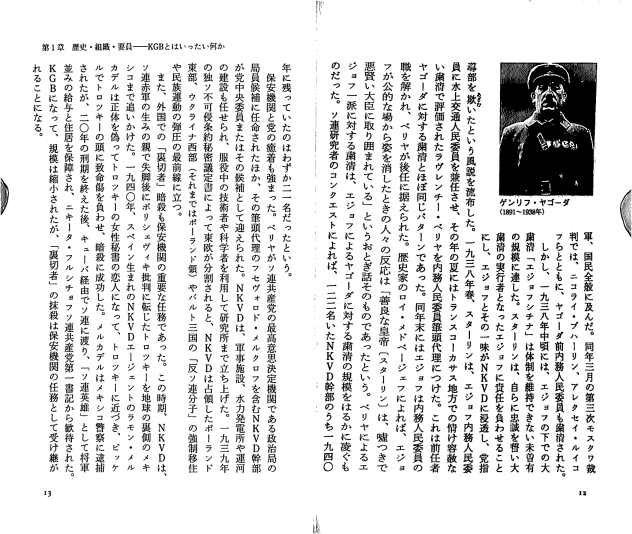
#> input picture data/test_p12.png, 1264 x 1068 px (shown at 1/2 size)
$ python -i column_recovery.py   (imports and definitions only)
#> lines starting #> are read from the running program, lines starting #| are printed output that depends on the picture; after the words box and inside, x2 and y2 are one past the last pixel; in counts of white or black regions, pixels touching at a corner belong together
#> further down, picture is the input picture: shape (1068, 1264, 3); min 0, max 255, mean 225.9
"""Locate short vertical prose columns that the page OCR detector omitted."""
from typing import Any, Dict, List, Tuple
import cv2
import numpy as np


def _estimate_vertical_lean(image):
    """Estimate column lean from neighboring ordinary-size glyph centers."""
    gray = cv2.cvtColor(image, cv2.COLOR_BGR2GRAY) if image.ndim == 3 else image
    binary = cv2.threshold(gray, 0, 255, cv2.THRESH_BINARY_INV + cv2.THRESH_OTSU)[1]
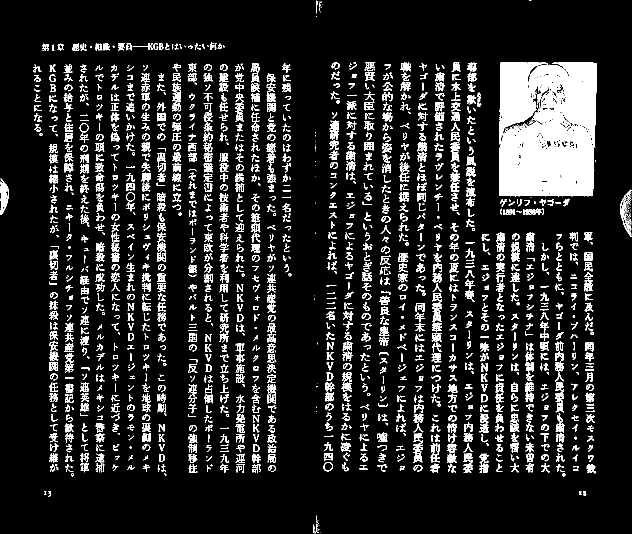
#> binary: shape (1068, 1264) (shown at 1/2 size); 12.2% white; 1960 white regions (550 under 20 px), largest, box (x1, y1, x2, y2) and area: (998, 125, 1194, 392) 46655, (1, 357, 18, 430) 624, (1240, 379, 1263, 474) 593
    _, _, stats, _ = cv2.connectedComponentsWithStats(binary, connectivity=8)
#> stats = 1961 rows, first 6: [0, 0, 1264, 1068, 1184756], [633, 1, 2, 26, 34], [1058, 1, 5, 1, 5], [639, 2, 2, 4, 4], [642, 3, 1, 3, 3], [638, 5, 1, 9, 9]
    glyphs = np.array([
        (x + w / 2, y + h / 2, w, h)
        for x, y, w, h, area in stats[1:]
        if area >= 12 and 8 <= w <= 48 and 8 <= h <= 48
    ], dtype=float)
#> glyphs = 1055 rows, first 6: [424.5, 92.5, 9, 15], [91.5, 94.5, 13, 15], [121.5, 93.5, 13, 13], [152, 94, 14, 14], [167.5, 94, 13, 14], [197, 94, 14, 14]
    if len(glyphs) < 30:
        return 0.0
    glyph_w, glyph_h = np.median(glyphs[:, 2:], axis=0)
#> glyph_w = 15; glyph_h = 16
    glyphs = glyphs[(glyphs[:, 2] >= glyph_w * 0.65) & (glyphs[:, 3] >= glyph_h * 0.75)]
#> glyphs = 839 rows, first 6: [91.5, 94.5, 13, 15], [121.5, 93.5, 13, 13], [152, 94, 14, 14], [167.5, 94, 13, 14], [197, 94, 14, 14], [212.5, 93.5, 15, 15]
    slopes = []
    for glyph in glyphs:
        dx = glyphs[:, 0] - glyph[0]
        dy = glyphs[:, 1] - glyph[1]
        possible = np.flatnonzero(
            (dy >= glyph_h * 0.7) & (dy <= glyph_h * 1.8) & (np.abs(dx) <= glyph_w * 0.6)
        )
        if len(possible):
            neighbor = possible[np.argmin(np.abs(dx[possible]))]
            slopes.append(dx[neighbor] / dy[neighbor])
#> this loop made 839 passes
#> (glyph, possible, neighbor) on passes 11, 12, 13, 15, 16, 17, 18, 20, 21, 22, 23, 24: ([671.5, 132, 17, 14], [29], 29), ([740, 133, 20, 18], [28], 28), ([811.5, 134, 21, 18], [30], 30), ([943.5, 134.5, 19, 19], [32], 32), ([353.5, 135, 17, 16], [35], 35), ([384.5, 135, 17, 18], [36], 36), ([510, 136, 18, 18], [40], 40), ([846.5, 134.5, 15, 15], [43], 43), ([74.5, 137, 17, 16], [48], 48), ([105.5, 136.5, 13, 15], [44], 44), ([136, 136.5, 18, 17], [45], 45), ([166.5, 137, 13, 16], [46], 46)
#> neighbor on passes 61, 63, 64, 66, 67, 68: 84, 72, 76, 86, 98, 89
#> after the loop, slopes = 601 values, max 0.268 at index 154, min -0.325 at index 188, mean -0.00328
    return float(np.clip(np.median(slopes), -0.12, 0.12)) if len(slopes) >= 20 else 0.0


# [231 lines left out: functions _same_vertical_column, find_missing_vertical_columns, recover_missing_vertical_columns, not called in this run]

>>> import cv2
>>> picture = cv2.imread('../../data/test_p12.png')
>>> result = _estimate_vertical_lean(picture)
#> result = 0

$ run again, on data/test_p15.png
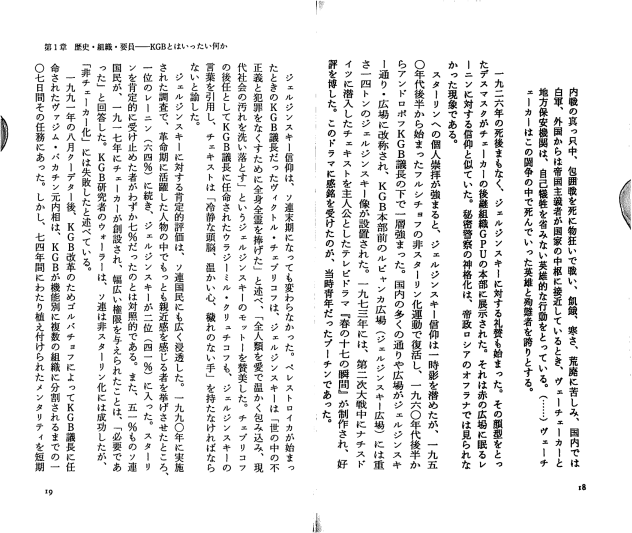
#> input picture data/test_p15.png, 1263 x 1066 px (shown at 1/2 size)
#> picture is the input picture: shape (1066, 1263, 3); min 0, max 255, mean 235
#> in _estimate_vertical_lean, `binary = cv2.threshold(gray, 0, 255, cv2.THRESH_BINARY_INV + cv2.THRES..`:
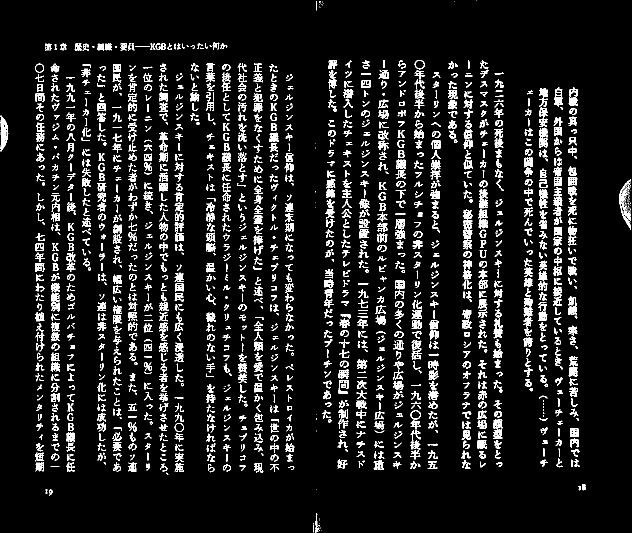
#> binary: shape (1066, 1263) (shown at 1/2 size); 8.9% white in thin lines or dots
#> stats = 1882 rows, first 6: [0, 0, 1263, 1066, 1227093], [953, 1, 1, 1, 1], [632, 2, 2, 19, 31], [638, 2, 4, 4, 7], [644, 3, 1, 1, 1], [909, 2, 1, 1, 1]
#> in _estimate_vertical_lean, `glyphs = np.array([ (x + w / 2, y + h / 2, w, h) for x, y, w, h, area ..`: glyphs = 1043 rows, first 6: [432, 92, 14, 14], [96.5, 94, 13, 14], [126.5, 94, 13, 14], [156.5, 94, 15, 14], [171.5, 94, 13, 14], [202, 94, 14, 14]
#> glyph_w = 15; glyph_h = 16
#> in _estimate_vertical_lean, `glyphs = glyphs[(glyphs[:, 2] >= glyph_w * 0.65) & (glyphs[:, 3] >= gl..`: glyphs = 790 rows, first 6: [432, 92, 14, 14], [96.5, 94, 13, 14], [126.5, 94, 13, 14], [156.5, 94, 15, 14], [171.5, 94, 13, 14], [202, 94, 14, 14]
#> the loop in _estimate_vertical_lean, `for glyph in glyphs:` made 790 passes
#> (glyph, possible, neighbor) on passes 12, 13, 15, 16, 19, 20, 21, 22: ([666, 129, 18, 18], [26], 26), ([697, 128.5, 12, 15], [29], 29), ([804.5, 128.5, 15, 17], [30], 30), ([839.5, 129.5, 21, 19], [28], 28), ([79, 136.5, 18, 19], [40], 40), ([110, 136, 18, 18], [41], 41), ([326.5, 135.5, 13, 17], [36], 36), ([484.5, 135, 19, 18], [37], 37)
#> after the loop in _estimate_vertical_lean, `for glyph in glyphs:`: slopes = 525 values, max 0.297 at index 158, min -0.41 at index 53, mean -0.00456
#> result = 0

$ run again, on data/test_p2.png
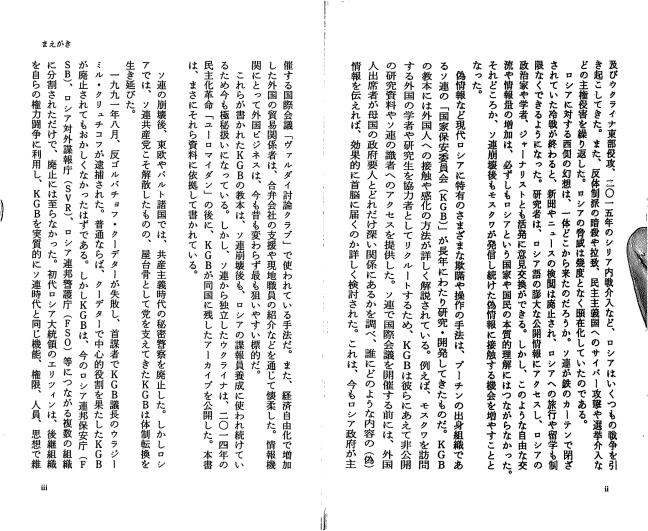
#> input picture data/test_p2.png, 1296 x 1061 px (shown at 1/2 size)
#> picture is the input picture: shape (1061, 1296, 3); min 0, max 255, mean 231.4
#> in _estimate_vertical_lean, `binary = cv2.threshold(gray, 0, 255, cv2.THRESH_BINARY_INV + cv2.THRES..`:
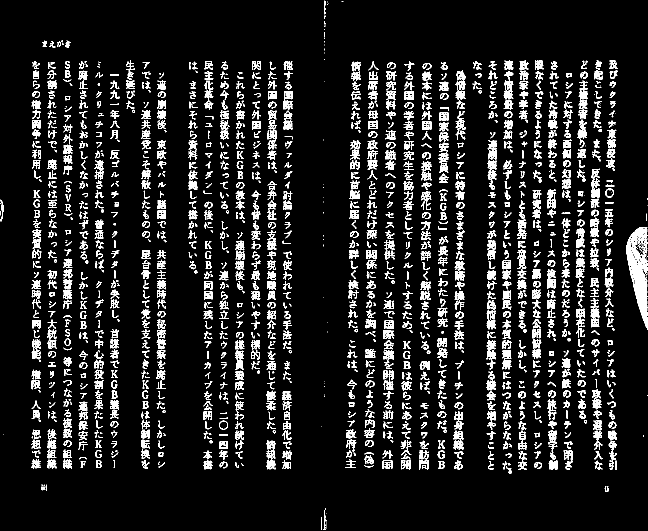
#> binary: shape (1061, 1296) (shown at 1/2 size); 10.4% white in thin lines or dots
#> stats = 1831 rows, first 6: [0, 0, 1296, 1061, 1232062], [649, 1, 2, 28, 45], [654, 3, 1, 1, 1], [683, 2, 4, 1, 4], [655, 5, 1, 1, 1], [655, 7, 2, 3, 3]
#> in _estimate_vertical_lean, `glyphs = np.array([ (x + w / 2, y + h / 2, w, h) for x, y, w, h, area ..`: glyphs = 1118 rows, first 6: [89.5, 87.5, 9, 13], [136, 88, 10, 14], [105, 88.5, 12, 13], [118, 87.5, 8, 11], [261, 130, 18, 18], [1017.5, 130.5, 19, 19]
#> glyph_w = 16; glyph_h = 17
#> in _estimate_vertical_lean, `glyphs = glyphs[(glyphs[:, 2] >= glyph_w * 0.65) & (glyphs[:, 3] >= gl..`: glyphs = 882 rows, first 6: [105, 88.5, 12, 13], [261, 130, 18, 18], [1017.5, 130.5, 19, 19], [1048, 130.5, 18, 19], [1079, 130.5, 18, 19], [1168, 129.5, 12, 17]
#> the loop in _estimate_vertical_lean, `for glyph in glyphs:` made 882 passes
#> (glyph, possible, neighbor) on passes 2 to 9: ([261, 130, 18, 18], [30], 30), ([1017.5, 130.5, 19, 19], [43], 43), ([1048, 130.5, 18, 19], [33], 33), ([1079, 130.5, 18, 19], [44], 44), ([1168, 129.5, 12, 17], [46], 46), ([1197.5, 130, 13, 18], [34], 34), ([1226.5, 129.5, 17, 17], [35], 35), ([72, 130, 16, 16], [26], 26)
#> after the loop in _estimate_vertical_lean, `for glyph in glyphs:`: slopes = 636 values, max 0.25 at index 255, min -0.3 at index 336, mean -0.0017
#> result = 0
